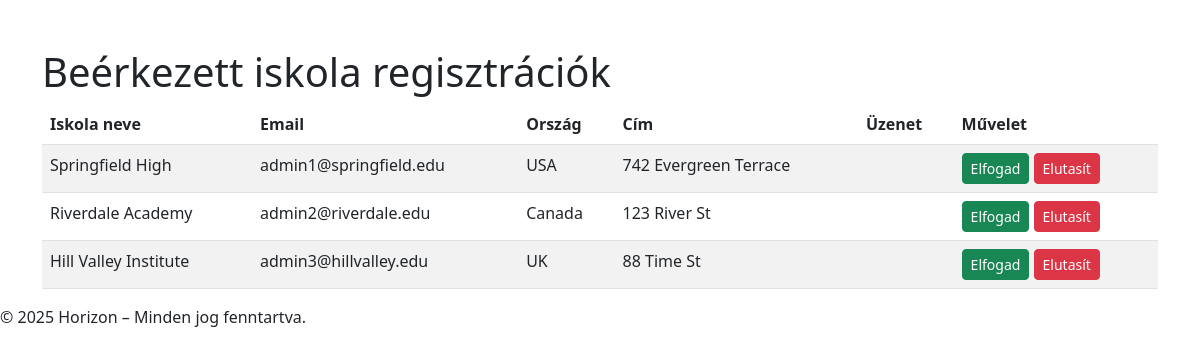
Screenshot of /pages/admin/schoolsAdmin.php with the database file from the repository.
### tables this page shows
CREATE TABLE `schools` (
  `Id` int(11) NOT NULL,
  `Name` varchar(100) NOT NULL,
  `Country` varchar(100) NOT NULL,
  `Address` varchar(150) NOT NULL,
  `Email` varchar(100) NOT NULL,
  `Password` varchar(255) DEFAULT NULL,
  `Date` datetime NOT NULL,
  `IsActive` tinyint(1) DEFAULT 0,
  `ExpirationDate` datetime NOT NULL,
  `UserType` enum('school') DEFAULT 'school',
  `status` enum('pending','accepted','rejected') DEFAULT 'pending'
);

### pages/admin/schoolsAdmin.php (the view, shortened to what this page needs)
<?php
require "/xampp/htdocs/Horizon/database/db.php";
require "/xampp/htdocs/Horizon/views/header.php";
$sql = "SELECT * FROM schools WHERE status = 'pending'";
$result = $conn->query($sql);
$schools = [];
if ($result && $result->num_rows > 0) {
    while ($row = $result->fetch_assoc()) {
        $schools[] = $row;
    }
}
?>
<div class="container mt-5">
    <h1>Beérkezett iskola regisztrációk</h1>
    <?php if (empty($schools)): ?>
        <p>Nincs függőben lévő regisztráció.</p>
    <?php else: ?>
        <table class="table table-striped">
            <thead>
                <tr>
                    <th>Iskola neve</th>
                    <th>Email</th>
                    <th>Ország</th>
                    <th>Cím</th>
                    <th>Üzenet</th>
                    <th>Művelet</th>
                </tr>
            </thead>
            <tbody>
                <?php foreach ($schools as $school): ?>
                    <tr>
                        <td><?= htmlspecialchars($school["Name"]) ?></td>
                        <td><?= htmlspecialchars($school["Email"]) ?></td>
                        <td><?= htmlspecialchars($school["Country"]) ?></td>
                        <td><?= htmlspecialchars($school["Address"]) ?></td>
                        <td><?= htmlspecialchars($school["message"]) ?></td>
                        <td>
                            <form action="/Horizon/controllers/schoolApprove_controller.php" method="POST" style="display:inline;">
                                <button type="submit" name="action" value="accept" class="btn btn-success btn-sm">Elfogad</button>
                            </form>
                            <form action="/Horizon/controllers/schoolApprove_controller.php" method="POST" style="display:inline;">
                                <button type="submit" name="action" value="reject" class="btn btn-danger btn-sm">Elutasít</button>
                            </form>
                        </td>
                    </tr>
                <?php endforeach; ?>
            </tbody>
        </table>
    <?php endif; ?>
</div>
<?php require "/xampp/htdocs/Horizon/views/footer.php"; ?>

### rows the page displays
schools: Name "Springfield High", Email "admin1@springfield.edu", Country "USA", Address "742 Evergreen Terrace"
schools: Name "Riverdale Academy", Email "admin2@riverdale.edu", Country "Canada", Address "123 River St"
schools: Name "Hill Valley Institute", Email "admin3@hillvalley.edu", Country "UK", Address "88 Time St"
